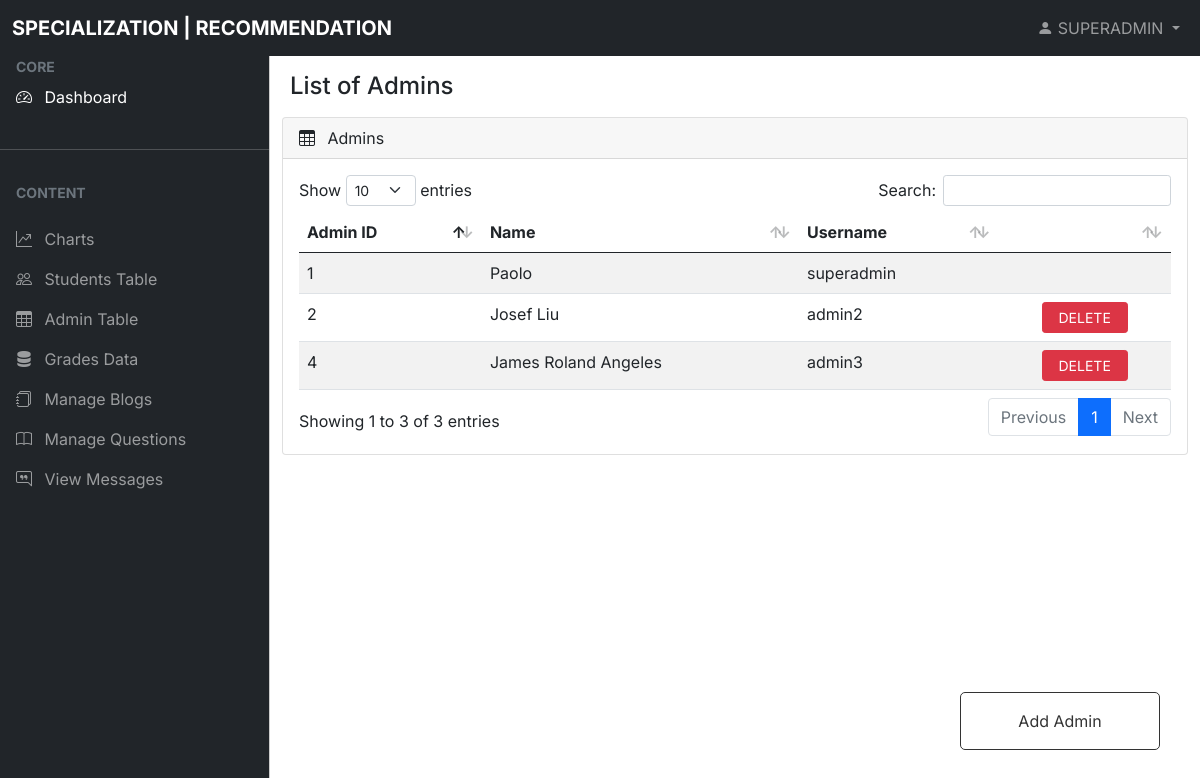
Screenshot of /admin/admin-view-admin.php (signed in) with the database file from the repository.
### tables this page shows
CREATE TABLE `admin_acc` (
  `admin_id` int(11) NOT NULL,
  `name` varchar(255) NOT NULL,
  `admin_username` varchar(255) NOT NULL,
  `password` varchar(255) NOT NULL,
  `user_type` varchar(255) NOT NULL
);

### admin/admin-view-admin.php (the view, shortened to what this page needs)
<?php
$session_id = $_SESSION['id'];
@include "config.php";
$query = mysqli_query($conn, "SELECT * FROM `admin_acc`");
$admin_query = mysqli_query($conn, "SELECT * FROM `admin_acc` WHERE admin_acc.admin_id = $session_id");
$fetch = mysqli_fetch_assoc($admin_query);
?>
<!DOCTYPE html>
<html lang="en">
<head>
  <link rel="stylesheet" href="css/bootstrap.min.css" />
  <link rel="stylesheet" href="https://cdn.jsdelivr.net/npm/bootstrap-icons@1.4.1/font/bootstrap-icons.css" />
  <link rel="stylesheet" href="css/dataTables.bootstrap5.min.css" />
  <link rel="stylesheet" href="css/style2.css" />
</head>
<body>
  <?php
  @include "navigation.php";
  ?>
  <main class="mt-5 pt-3">
    <div class="container-fluid">
      <div class="row">
        <div class="col-md-12 mt-2 mb-2">
          <h4><span class="me-2"><i class="bi bi-person-workspace"></i></span>List of Admins</h4>
        </div>
      </div>
      <div class="row">
        <div class="col-md-12 mb-3">
          <div class="card">
            <div class="card-header">
              <span><i class="bi bi-table me-2"></i></span> Admins
            </div>
            <div class="card-body">
              <div class="table-responsive">
                <table id="example" class="table table-striped data-table">
                  <thead>
                    <tr>
                      <th>Admin ID</th>
                      <th>Name</th>
                      <th>Username</th>
                      <th></th>
                    </tr>
                  </thead>
                  <tbody>
                    <?php
                    while ($row = mysqli_fetch_assoc($query)) {
                    ?>
                      <tr>
                        <td><?php echo $row['admin_id']; ?></td>
                        <td><?php echo $row['name']; ?></td>
                        <td><?php echo $row['admin_username']; ?></td>
                        <td class="text-center">
                          <?php if ($row['admin_username'] != "superadmin") { ?>
                            <a href="admin-view-admin.php?delete=<?php echo $row['admin_id']; ?>" class="btn btn-danger btn-sm ps-3 pe-3" onclick="return confirm('are your sure you want to delete this?');"> DELETE </a>
                          <?php } ?>
                        </td>
                      </tr>
                    <?php } ?>
                  </tbody>
                </table>
              </div>
            </div>
          </div>
        </div>
      </div>
    </div>
  </main>
  <button type="button" class="open-button" data-bs-toggle="modal" data-bs-target="#exampleModal">Add Admin</button>
</body>
</html>

### admin/navigation.php (shortened to what this page needs)
<nav class="navbar navbar-expand-lg navbar-dark bg-dark fixed-top">
  <div class="container-fluid">
    <a class="navbar-brand me-auto ms-lg-0 ms-3 text-uppercase fw-bold logo-name" href="#">Specialization | Recommendation</a>
  </div>
</nav>
<nav class="navbar navbar-expand-lg navbar-dark bg-dark fixed-top">
  <div class="container-fluid">
    <a class="navbar-brand me-auto ms-lg-0 ms-3 text-uppercase fw-bold logo-name" href="#">Specialization | Recommendation</a>
    <div class="collapse navbar-collapse" id="topNavBar">
      <ul class="navbar-nav">
        <li class="nav-item dropdown">
          <a class="nav-link dropdown-toggle ms-2" href="#" role="button" data-bs-toggle="dropdown" aria-expanded="false">
            <i class="bi bi-person-fill"> <span style="font-style: normal; text-transform: uppercase;"><?php echo $fetch['admin_username']; ?></span></i>
          </a>
        </li>
      </ul>
    </div>
  </div>
</nav>
<div class="offcanvas offcanvas-start sidebar-nav bg-dark" tabindex="-1" id="sidebar">
  <div class="offcanvas-body p-0">
    <nav class="navbar-dark">
      <ul class="navbar-nav">
        <li>
          <div class="text-muted small fw-bold text-uppercase px-3">
            CORE
          </div>
        </li>
        <li>
          <a href="admin-dashboard.php" class="nav-link px-3 active">
            <span class="me-2"><i class="bi bi-speedometer2"></i></span>
            <span>Dashboard</span>
          </a>
        </li>
        <li class="my-4">
          <hr class="dropdown-divider bg-light" />
        </li>
        <li>
          <div class="text-muted small fw-bold text-uppercase px-3 mb-3">
            Content
          </div>
        </li>
        <li>
          <a href="admin-dashboard.php#charts" class="nav-link px-3">
            <span class="me-2"><i class="bi bi-graph-up"></i></span>
            <span>Charts</span>
          </a>
        </li>
        <li>
          <a href="admin-user-tables.php" class="nav-link px-3">
            <span class="me-2"><i class="bi bi-people"></i></span>
            <span>Students Table</span>
          </a>
        </li>
        <?php if ($fetch['user_type'] == 'superadmin') { ?>
          <li>
            <a href="admin-view-admin.php" class="nav-link px-3">
              <span class="me-2"><i class="bi bi-table"></i></span>
              <span>Admin Table</span>
            </a>
          </li>
        <?php } ?>
        <li>
          <a href="admin-grades-data.php" class="nav-link px-3">
            <span class="me-2"><i class="bi bi-server"></i></span>
            <span>Grades Data</span>
          </a>
        </li>
        <li>
          <a href="admin-manage-blogs.php" class="nav-link px-3">
            <span class="me-2"><i class="bi bi-journals"></i></span>
            <span>Manage Blogs</span>
          </a>
        </li>
        <li>
          <a href="admin-manage-questions.php" class="nav-link px-3">
            <span class="me-2"><i class="bi bi-book"></i></span>
            <span>Manage Questions</span>
          </a>
        </li>
        <li>
          <a href="admin-view-messages.php" class="nav-link px-3">
            <span class="me-2"><i class="bi bi-chat-right-quote"></i></span>
            <span>View Messages</span>
          </a>
        </li>
      </ul>
    </nav>
  </div>
</div>

### admin/css/style2.css (style rules this page uses)
body, button { font-family: "Inter", sans-serif; }
:root { --offcanvas-width: 270px; --topNavbarHeight: 56px; }
.sidebar-nav { width: var(--offcanvas-width); }
.open-button { background-color: white; border: 1px solid black; color: black; padding: 16px 20px; cursor: pointer; position: fixed; bottom: 50px; right: 40px; width: 200px; border-radius: 5px; transition: 0.4s; text-decoration: none; opacity: 0.8; }
hr { color: black; }
@media (min-width: 992px) { body { overflow: auto !important; } }
@media (min-width: 992px) { main { margin-left: var(--offcanvas-width); } }
@media (min-width: 992px) { .sidebar-nav { -webkit-transform: none; transform: none; visibility: visible !important; height: calc(100% - var(--topNavbarHeight)); top: var(--topNavbarHeight); } }

### rows the page displays
admin_acc: admin_username "SUPERADMIN", admin_id "1", name "Paolo", admin_username "superadmin"
admin_acc: admin_id "2", name "Josef Liu", admin_username "admin2"
admin_acc: admin_id "4", name "James Roland Angeles", admin_username "admin3"
